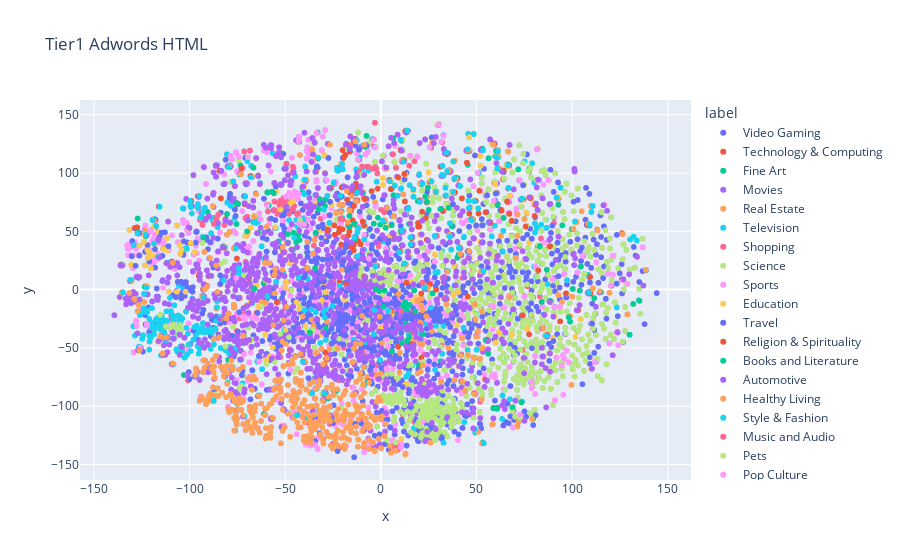

This figure's notebook cell:
### Code cell
fig = px.scatter(
    df_embeddings, x='x', y='y',
    color='label', labels={'color': 'label'},
    hover_data=['items'], title = 'Tier1 Adwords HTML')
fig.show()

### Figure 1 — Plotly figure (JSON) as saved in the notebook; plotly's stock layout.template omitted (floating-point values rounded to 4 significant figures; data arrays with more than 128 entries replaced by an {"elided": "..."} marker saying what was removed)
{"data": [{"customdata": {"elided": "460x1 str values"}, "hovertemplate": "label=Video Gaming<br>x=%{x}<br>y=%{y}<br>items=%{customdata[0]}<extra></extra>", "legendgroup": "Video Gaming", "marker": {"color": "#636efa", "symbol": "circle"}, "mode": "markers", "name": "Video Gaming", "showlegend": true, "type": "scattergl", "x": {"elided": "460 float values"}, "xaxis": "x", "y": {"elided": "460 float values"}, "yaxis": "y"}, {"customdata": {"elided": "303x1 str values"}, "hovertemplate": "label=Technology & Computing<br>x=%{x}<br>y=%{y}<br>items=%{customdata[0]}<extra></extra>", "legendgroup": "Technology & Computing", "marker": {"color": "#EF553B", "symbol": "circle"}, "mode": "markers", "name": "Technology & Computing", "showlegend": true, "type": "scattergl", "x": {"elided": "303 float values"}, "xaxis": "x", "y": {"elided": "303 float values"}, "yaxis": "y"}, {"customdata": {"elided": "387x1 str values"}, "hovertemplate": "label=Fine Art<br>x=%{x}<br>y=%{y}<br>items=%{customdata[0]}<extra></extra>", "legendgroup": "Fine Art", "marker": {"color": "#00cc96", "symbol": "circle"}, "mode": "markers", "name": "Fine Art", "showlegend": true, "type": "scattergl", "x": {"elided": "387 float values"}, "xaxis": "x", "y": {"elided": "387 float values"}, "yaxis": "y"}, {"customdata": {"elided": "2074x1 str values"}, "hovertemplate": "label=Movies<br>x=%{x}<br>y=%{y}<br>items=%{customdata[0]}<extra></extra>", "legendgroup": "Movies", "marker": {"color": "#ab63fa", "symbol": "circle"}, "mode": "markers", "name": "Movies", "showlegend": true, "type": "scattergl", "x": {"elided": "2074 float values"}, "xaxis": "x", "y": {"elided": "2074 float values"}, "yaxis": "y"}, {"customdata": {"elided": "313x1 str values"}, "hovertemplate": "label=Real Estate<br>x=%{x}<br>y=%{y}<br>items=%{customdata[0]}<extra></extra>", "legendgroup": "Real Estate", "marker": {"color": "#FFA15A", "symbol": "circle"}, "mode": "markers", "name": "Real Estate", "showlegend": true, "type": "scattergl", "x": {"elided": "313 float values"}, "xaxis": "x", "y": {"elided": "313 float values"}, "yaxis": "y"}, {"customdata": {"elided": "1005x1 str values"}, "hovertemplate": "label=Television<br>x=%{x}<br>y=%{y}<br>items=%{customdata[0]}<extra></extra>", "legendgroup": "Television", "marker": {"color": "#19d3f3", "symbol": "circle"}, "mode": "markers", "name": "Television", "showlegend": true, "type": "scattergl", "x": {"elided": "1005 float values"}, "xaxis": "x", "y": {"elided": "1005 float values"}, "yaxis": "y"}, {"customdata": {"elided": "2955x1 str values"}, "hovertemplate": "label=Shopping<br>x=%{x}<br>y=%{y}<br>items=%{customdata[0]}<extra></extra>", "legendgroup": "Shopping", "marker": {"color": "#FF6692", "symbol": "circle"}, "mode": "markers", "name": "Shopping", "showlegend": true, "type": "scattergl", "x": {"elided": "2955 float values"}, "xaxis": "x", "y": {"elided": "2955 float values"}, "yaxis": "y"}, {"customdata": {"elided": "2280x1 str values"}, "hovertemplate": "label=Science<br>x=%{x}<br>y=%{y}<br>items=%{customdata[0]}<extra></extra>", "legendgroup": "Science", "marker": {"color": "#B6E880", "symbol": "circle"}, "mode": "markers", "name": "Science", "showlegend": true, "type": "scattergl", "x": {"elided": "2280 float values"}, "xaxis": "x", "y": {"elided": "2280 float values"}, "yaxis": "y"}, {"customdata": {"elided": "2798x1 str values"}, "hovertemplate": "label=Sports<br>x=%{x}<br>y=%{y}<br>items=%{customdata[0]}<extra></extra>", "legendgroup": "Sports", "marker": {"color": "#FF97FF", "symbol": "circle"}, "mode": "markers", "name": "Sports", "showlegend": true, "type": "scattergl", "x": {"elided": "2798 float values"}, "xaxis": "x", "y": {"elided": "2798 float values"}, "yaxis": "y"}, {"customdata": {"elided": "1641x1 str values"}, "hovertemplate": "label=Education<br>x=%{x}<br>y=%{y}<br>items=%{customdata[0]}<extra></extra>", "legendgroup": "Education", "marker": {"color": "#FECB52", "symbol": "circle"}, "mode": "markers", "name": "Education", "showlegend": true, "type": "scattergl", "x": {"elided": "1641 float values"}, "xaxis": "x", "y": {"elided": "1641 float values"}, "yaxis": "y"}, {"customdata": {"elided": "2703x1 str values"}, "hovertemplate": "label=Travel<br>x=%{x}<br>y=%{y}<br>items=%{customdata[0]}<extra></extra>", "legendgroup": "Travel", "marker": {"color": "#636efa", "symbol": "circle"}, "mode": "markers", "name": "Travel", "showlegend": true, "type": "scattergl", "x": {"elided": "2703 float values"}, "xaxis": "x", "y": {"elided": "2703 float values"}, "yaxis": "y"}, {"customdata": {"elided": "210x1 str values"}, "hovertemplate": "label=Religion & Spirituality<br>x=%{x}<br>y=%{y}<br>items=%{customdata[0]}<extra></extra>", "legendgroup": "Religion & Spirituality", "marker": {"color": "#EF553B", "symbol": "circle"}, "mode": "markers", "name": "Religion & Spirituality", "showlegend": true, "type": "scattergl", "x": {"elided": "210 float values"}, "xaxis": "x", "y": {"elided": "210 float values"}, "yaxis": "y"}, {"customdata": {"elided": "367x1 str values"}, "hovertemplate": "label=Books and Literature<br>x=%{x}<br>y=%{y}<br>items=%{customdata[0]}<extra></extra>", "legendgroup": "Books and Literature", "marker": {"color": "#00cc96", "symbol": "circle"}, "mode": "markers", "name": "Books and Literature", "showlegend": true, "type": "scattergl", "x": {"elided": "367 float values"}, "xaxis": "x", "y": {"elided": "367 float values"}, "yaxis": "y"}, {"customdata": {"elided": "906x1 str values"}, "hovertemplate": "label=Automotive<br>x=%{x}<br>y=%{y}<br>items=%{customdata[0]}<extra></extra>", "legendgroup": "Automotive", "marker": {"color": "#ab63fa", "symbol": "circle"}, "mode": "markers", "name": "Automotive", "showlegend": true, "type": "scattergl", "x": {"elided": "906 float values"}, "xaxis": "x", "y": {"elided": "906 float values"}, "yaxis": "y"}, {"customdata": {"elided": "461x1 str values"}, "hovertemplate": "label=Healthy Living<br>x=%{x}<br>y=%{y}<br>items=%{customdata[0]}<extra></extra>", "legendgroup": "Healthy Living", "marker": {"color": "#FFA15A", "symbol": "circle"}, "mode": "markers", "name": "Healthy Living", "showlegend": true, "type": "scattergl", "x": {"elided": "461 float values"}, "xaxis": "x", "y": {"elided": "461 float values"}, "yaxis": "y"}, {"customdata": {"elided": "666x1 str values"}, "hovertemplate": "label=Style & Fashion<br>x=%{x}<br>y=%{y}<br>items=%{customdata[0]}<extra></extra>", "legendgroup": "Style & Fashion", "marker": {"color": "#19d3f3", "symbol": "circle"}, "mode": "markers", "name": "Style & Fashion", "showlegend": true, "type": "scattergl", "x": {"elided": "666 float values"}, "xaxis": "x", "y": {"elided": "666 float values"}, "yaxis": "y"}, {"customdata": {"elided": "222x1 str values"}, "hovertemplate": "label=Music and Audio<br>x=%{x}<br>y=%{y}<br>items=%{customdata[0]}<extra></extra>", "legendgroup": "Music and Audio", "marker": {"color": "#FF6692", "symbol": "circle"}, "mode": "markers", "name": "Music and Audio", "showlegend": true, "type": "scattergl", "x": {"elided": "222 float values"}, "xaxis": "x", "y": {"elided": "222 float values"}, "yaxis": "y"}, {"customdata": {"elided": "1043x1 str values"}, "hovertemplate": "label=Pets<br>x=%{x}<br>y=%{y}<br>items=%{customdata[0]}<extra></extra>", "legendgroup": "Pets", "marker": {"color": "#B6E880", "symbol": "circle"}, "mode": "markers", "name": "Pets", "showlegend": true, "type": "scattergl", "x": {"elided": "1043 float values"}, "xaxis": "x", "y": {"elided": "1043 float values"}, "yaxis": "y"}, {"customdata": {"elided": "391x1 str values"}, "hovertemplate": "label=Pop Culture<br>x=%{x}<br>y=%{y}<br>items=%{customdata[0]}<extra></extra>", "legendgroup": "Pop Culture", "marker": {"color": "#FF97FF", "symbol": "circle"}, "mode": "markers", "name": "Pop Culture", "showlegend": true, "type": "scattergl", "x": {"elided": "391 float values"}, "xaxis": "x", "y": {"elided": "391 float values"}, "yaxis": "y"}, {"customdata": {"elided": "263x1 str values"}, "hovertemplate": "label=Hobbies & Interests<br>x=%{x}<br>y=%{y}<br>items=%{customdata[0]}<extra></extra>", "legendgroup": "Hobbies & Interests", "marker": {"color": "#FECB52", "symbol": "circle"}, "mode": "markers", "name": "Hobbies & Interests", "showlegend": true, "type": "scattergl", "x": {"elided": "263 float values"}, "xaxis": "x", "y": {"elided": "263 float values"}, "yaxis": "y"}, {"customdata": {"elided": "251x1 str values"}, "hovertemplate": "label=Events and Attractions<br>x=%{x}<br>y=%{y}<br>items=%{customdata[0]}<extra></extra>", "legendgroup": "Events and Attractions", "marker": {"color": "#636efa", "symbol": "circle"}, "mode": "markers", "name": "Events and Attractions", "showlegend": true, "type": "scattergl", "x": {"elided": "251 float values"}, "xaxis": "x", "y": {"elided": "251 float values"}, "yaxis": "y"}, {"customdata": {"elided": "219x1 str values"}, "hovertemplate": "label=Family and Relationships<br>x=%{x}<br>y=%{y}<br>items=%{customdata[0]}<extra></extra>", "legendgroup": "Family and Relationships", "marker": {"color": "#EF553B", "symbol": "circle"}, "mode": "markers", "name": "Family and Relationships", "showlegend": true, "type": "scattergl", "x": {"elided": "219 float values"}, "xaxis": "x", "y": {"elided": "219 float values"}, "yaxis": "y"}, {"customdata": {"elided": "153x1 str values"}, "hovertemplate": "label=Medical Health<br>x=%{x}<br>y=%{y}<br>items=%{customdata[0]}<extra></extra>", "legendgroup": "Medical Health", "marker": {"color": "#00cc96", "symbol": "circle"}, "mode": "markers", "name": "Medical Health", "showlegend": true, "type": "scattergl", "x": {"elided": "153 float values"}, "xaxis": "x", "y": {"elided": "153 float values"}, "yaxis": "y"}, {"customdata": {"elided": "932x1 str values"}, "hovertemplate": "label=Home & Garden<br>x=%{x}<br>y=%{y}<br>items=%{customdata[0]}<extra></extra>", "legendgroup": "Home & Garden", "marker": {"color": "#ab63fa", "symbol": "circle"}, "mode": "markers", "name": "Home & Garden", "showlegend": true, "type": "scattergl", "x": {"elided": "932 float values"}, "xaxis": "x", "y": {"elided": "932 float values"}, "yaxis": "y"}, {"customdata": {"elided": "449x1 str values"}, "hovertemplate": "label=Food & Drink<br>x=%{x}<br>y=%{y}<br>items=%{customdata[0]}<extra></extra>", "legendgroup": "Food & Drink", "marker": {"color": "#FFA15A", "symbol": "circle"}, "mode": "markers", "name": "Food & Drink", "showlegend": true, "type": "scattergl", "x": {"elided": "449 float values"}, "xaxis": "x", "y": {"elided": "449 float values"}, "yaxis": "y"}, {"customdata": [["advertisement"], ["agriculture"], ["architecture"], ["art"], ["bakery"], ["bank"], ["bank vault"], ["baseball"], ["basketball"], ["bishop"], ["book"], ["bookstore"], ["boutique"], ["branch"], ["briefcase"], ["bullring"], ["bureau"], ["business"], ["business card"], ["business executive"], ["business suit"], ["business team"], ["business woman"], ["businessman"], ["campus"], ["car dealership"], ["cash"], ["championship"], ["checkbook"], ["chemistry"], ["chess"], ["church"], ["cinema"], ["coffee"], ["college student"], ["community"], ["company"], ["computer"], ["conference center"], ["meeting room"], ["course"], ["court"], ["craft"], ["currency"], ["journal"], ["diploma"], ["medicine"], ["pharmacy"], ["restaurant"], ["education"], ["engineering"], ["entertainment"], ["estate"], ["facility"], ["fashion"], ["fax"], ["fiction"], ["fitness"], ["fitness course"], ["food"], ["football"], ["French"], ["furniture"], ["government"], ["graduate"], ["history"], ["home office"], ["homework"], ["honeymoon"], ["industry"], ["information desk"], ["infrastructure"], ["journalist"], ["lawyer"], ["management"], ["manager"], ["manufacturing"], ["market"], ["media"], ["money"], ["sport"], ["motorsport"], ["music"], ["navigation"], ["news"], ["office"], ["office building"], ["office chair"], ["office desk"], ["office supply"], ["office window"], ["organization"], ["paper"], ["party"], ["photography"], ["portfolio"], ["printing"], ["product"], ["profession"], ["publication"], ["student"], ["religion"], ["religious"], ["research"], ["retail"], ["roe"], ["romance"], ["school"], ["science"], ["secretary"], ["service"], ["shopping"], ["sports ball"], ["sports meet"], ["sportswear"], ["staff"], ["stuff"], ["technology"], ["textile"], ["toolbox"], ["trade"], ["traffic"], ["travel"], ["university"], ["wedding"], ["job"], ["workplace"], ["world"]], "hovertemplate": "label=Business and Finance<br>x=%{x}<br>y=%{y}<br>items=%{customdata[0]}<extra></extra>", "legendgroup": "Business and Finance", "marker": {"color": "#19d3f3", "symbol": "circle"}, "mode": "markers", "name": "Business and Finance", "showlegend": true, "type": "scattergl", "x": [91.89, -40.77, 28.27, -39.84, -43.86, 29.78, 28.41, -129.1, -118.6, -8.706, 10.35, -134.8, -123.8, 43.25, -54.73, 3.881, -103.5, 41.41, -21.12, -22.9, -108.7, -20.23, -19.96, -22.9, -70.95, -74.37, 130.4, -115.7, 8.773, 36.14, -101.5, -13.89, -79.57, -87.3, 4.553, 10.88, 46.12, 14.36, -80.3, -78.42, 17.0, 9.553, 36.14, 133.8, 61.23, 7.344, 0.9805, -45.31, -35.95, 26.47, 31.93, -77.17, 15.58, 40.76, -75.76, 43.46, 13.78, 20.34, 17.08, -29.52, -117.5, 53.8, -92.79, 66.75, 10.72, 34.45, -99.77, 20.05, 23.05, 38.5, -98.84, 36.8, -27.97, -29.78, 48.82, 45.87, -62.33, 110.8, 45.33, 132.1, -119.4, -82.18, 11.93, 63.97, 53.38, -99.61, -95.68, -94.34, -92.96, -92.0, -95.72, 50.9, 66.42, 47.61, -24.68, 73.81, 60.88, 109.1, 33.79, 60.48, 28.66, -11.89, -12.26, 37.94, -122.6, 86.75, -67.94, 21.83, 32.19, -26.95, 101.5, -85.69, -122.9, -127.3, -130.8, 34.09, 108.7, 34.7, -100.5, 53.57, 110.0, -2.853, 12.37, -2.184, -12.43, 37.88, -94.93, 15.44], "xaxis": "x", "y": [78.84, -61.7, 46.12, 94.26, -107.8, 15.06, 14.85, 38.18, 39.52, 43.06, 128.4, -2.478, -3.674, -32.64, 6.718, -17.99, 69.63, 88.77, 80.61, 104.4, -22.16, 107.6, 103.2, 102.2, 79.78, 18.5, 43.01, 71.07, 80.53, 56.84, 35.25, 44.51, 105.1, -95.24, 92.97, 50.39, 70.24, 69.16, 74.42, 71.81, 85.98, 32.11, 45.41, 42.13, 118.6, 89.27, 58.97, 44.49, -88.71, 92.84, 98.42, 92.78, 38.83, 35.62, 35.28, 45.3, 136.4, 75.28, 79.64, -88.95, 54.62, -131.7, -6.56, 87.24, 86.93, 117.5, 76.06, 99.07, 1.788, 95.57, 65.31, 34.3, 80.54, 68.63, 75.7, 76.08, 37.18, 71.65, 120.3, 45.43, 59.51, 7.85, 109.7, 50.33, 119.5, 71.59, 73.35, 61.86, 65.91, 70.15, 70.01, 69.68, 106.6, 59.32, 91.8, 78.04, 103.9, 55.99, 87.35, 113.7, 84.12, 52.8, 49.29, 109.9, 1.661, -39.5, 96.44, 90.94, 106.1, 57.17, 58.42, -15.24, 47.06, 48.18, 8.426, 80.8, -2.548, 101.7, -47.03, 15.72, 66.58, 19.92, 22.39, 92.61, 83.29, 83.83, 80.35, 44.78], "yaxis": "y"}], "layout": {"legend": {"title": {"text": "label"}, "tracegroupgap": 0}, "title": {"text": "Tier1 Adwords HTML"}, "xaxis": {"anchor": "y", "domain": [0, 1], "title": {"text": "x"}}, "yaxis": {"anchor": "x", "domain": [0, 1], "title": {"text": "y"}}}}
